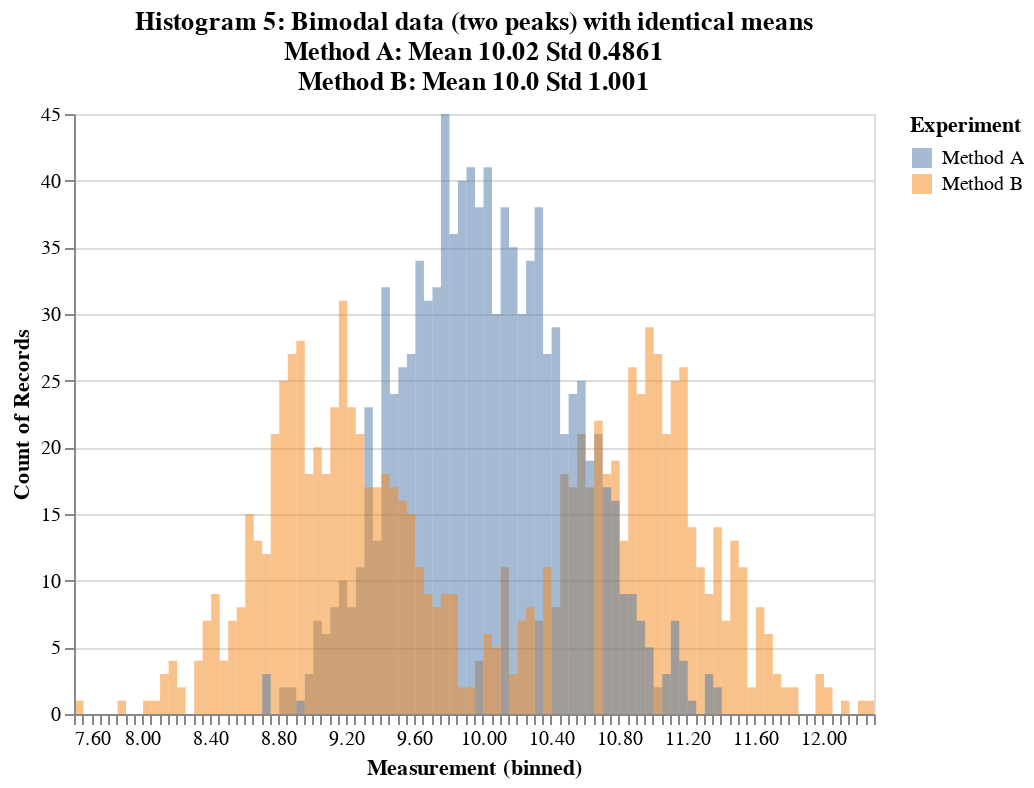

The notebook cell this image was saved under:
### Code cell
import pandas as pd
import altair as alt
import numpy as np

df = pd.read_pickle('example5.pkl')

selection = alt.selection_interval(bind='scales')

alt.Chart(df).transform_fold(
    ['Method A', 'Method B'],
    as_=['Experiment', 'Measurement']
).mark_bar(
    opacity=0.5,
    binSpacing=0
).encode(
    alt.X('Measurement:Q', 
          bin=alt.Bin(maxbins=100)),
    alt.Y('count()', stack=None),
    alt.Color('Experiment:N')    
).properties(
    title=['Histogram 5: Bimodal data (two peaks) with identical means',
           'Method A: Mean ' + f"{df['Method A'].mean():.4}"  + ' Std ' + f"{df['Method A'].std():.4}",
           'Method B: Mean ' + f"{df['Method B'].mean():.4}"  + ' Std ' + f"{df['Method B'].std():.4}"
          ]
).add_selection(
    selection
)

### Figure 1 — Vega-Lite specification as saved in the notebook (floating-point values rounded to 4 significant figures; data arrays with more than 128 entries replaced by an {"elided": "..."} marker saying what was removed)
{"config": {"view": {"continuousWidth": 400, "continuousHeight": 300}}, "data": {"name": "data-afe159261c79bbaf5f26979b208fd5d9"}, "mark": {"type": "bar", "binSpacing": 0, "opacity": 0.5}, "encoding": {"color": {"field": "Experiment", "type": "nominal"}, "x": {"bin": {"maxbins": 100}, "field": "Measurement", "type": "quantitative"}, "y": {"aggregate": "count", "stack": null, "type": "quantitative"}}, "selection": {"selector006": {"type": "interval", "bind": "scales"}}, "title": ["Histogram 5: Bimodal data (two peaks) with identical means", "Method A: Mean 10.02 Std 0.4861", "Method B: Mean 10.0 Std 1.001"], "transform": [{"fold": ["Method A", "Method B"], "as": ["Experiment", "Measurement"]}], "$schema": "https://vega.github.io/schema/vega-lite/v4.17.0.json", "datasets": {"data-afe159261c79bbaf5f26979b208fd5d9": {"elided": "1000 records"}}}
